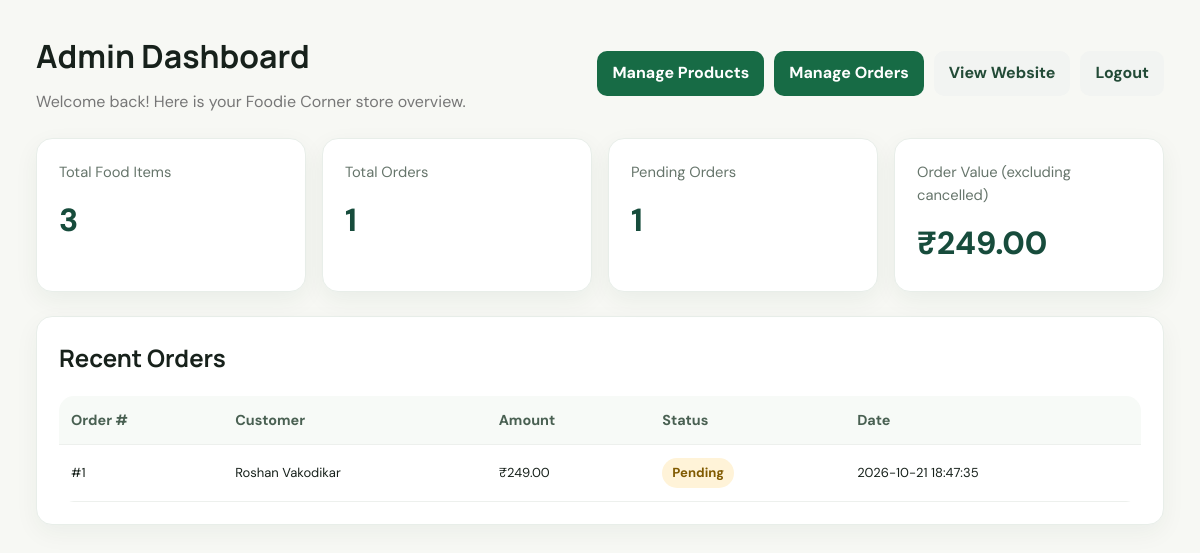
The page /admin/dashboard.php (signed in) on the database its author committed.
### tables this page shows
CREATE TABLE IF NOT EXISTS orders (
  id INT UNSIGNED NOT NULL AUTO_INCREMENT,
  customer_name VARCHAR(150) NOT NULL,
  phone VARCHAR(25) NOT NULL,
  address TEXT NOT NULL,
  total_amount DECIMAL(10,2) NOT NULL DEFAULT 0,
  status ENUM('Pending','Preparing','Out for Delivery','Delivered','Cancelled') NOT NULL DEFAULT 'Pending',
  created_at TIMESTAMP NOT NULL DEFAULT CURRENT_TIMESTAMP,
  PRIMARY KEY (id),
  KEY idx_orders_phone (phone),
  KEY idx_orders_created_at (created_at)
);

### admin/dashboard.php (the view, shortened to what this page needs)
<?php
require_once __DIR__ . '/../config.php';
$stats = [
    'products' => 0,
    'orders' => 0,
    'pending' => 0,
    'revenue' => 0.0,
];
$recentOrders = [];
try {
    $stats['products'] = (int)$pdo->query('SELECT COUNT(*) FROM products')->fetchColumn();
    $stats['orders'] = (int)$pdo->query('SELECT COUNT(*) FROM orders')->fetchColumn();
    $pendingStmt = $pdo->query("SELECT COUNT(*) FROM orders WHERE status = 'Pending'");
    $stats['pending'] = (int)$pendingStmt->fetchColumn();
    $revenueStmt = $pdo->query("SELECT COALESCE(SUM(total_amount), 0) FROM orders WHERE status <> 'Cancelled'");
    $stats['revenue'] = (float)$revenueStmt->fetchColumn();
    $recentOrders = $pdo->query(
        'SELECT id, customer_name, total_amount, status, created_at
         FROM orders ORDER BY id DESC LIMIT 5'
    )->fetchAll();
} catch (PDOException $e) {
    error_log('Admin dashboard loading failed: ' . $e->getMessage());
    $loadError = 'Dashboard data could not be loaded. Please check that the MySQL tables are available.';
}
function dashboardEscape($value) {
    return htmlspecialchars((string)$value, ENT_QUOTES, 'UTF-8');
}
?>
<!DOCTYPE html>
<html lang="en">
<head>
    <link rel="stylesheet" href="../style.css">
</head>
<body>
<div class="dashboard-wrap">
    <header class="dashboard-top">
        <div>
            <h1>Admin Dashboard</h1>
            <p>Welcome back! Here is your Foodie Corner store overview.</p>
        </div>
        <nav class="dashboard-actions" aria-label="Admin navigation">
            <a href="products.php">Manage Products</a>
            <a href="orders.php">Manage Orders</a>
            <a class="secondary" href="../index.php">View Website</a>
            <a class="secondary" href="logout.php">Logout</a>
        </nav>
    </header>
    <section class="dashboard-stats" aria-label="Store statistics">
        <article class="dashboard-stat">
            <p class="stat-label">Total Food Items</p>
            <p class="stat-value"><?= number_format($stats['products']) ?></p>
        </article>
        <article class="dashboard-stat">
            <p class="stat-label">Total Orders</p>
            <p class="stat-value"><?= number_format($stats['orders']) ?></p>
        </article>
        <article class="dashboard-stat">
            <p class="stat-label">Pending Orders</p>
            <p class="stat-value"><?= number_format($stats['pending']) ?></p>
        </article>
        <article class="dashboard-stat">
            <p class="stat-label">Order Value (excluding cancelled)</p>
            <p class="stat-value">₹<?= number_format($stats['revenue'], 2) ?></p>
        </article>
    </section>
    <section class="dashboard-panel">
        <h2>Recent Orders</h2>
        <?php if (!$recentOrders): ?>
            <p>No orders have been placed yet.</p>
        <?php else: ?>
            <table class="dashboard-table">
                <thead>
                    <tr>
                        <th>Order #</th>
                        <th>Customer</th>
                        <th>Amount</th>
                        <th>Status</th>
                        <th>Date</th>
                    </tr>
                </thead>
                <tbody>
                <?php foreach ($recentOrders as $order): ?>
                    <tr>
                        <td>#<?= (int)$order['id'] ?></td>
                        <td><?= dashboardEscape($order['customer_name']) ?></td>
                        <td>₹<?= number_format((float)$order['total_amount'], 2) ?></td>
                        <td><span class="status-pill"><?= dashboardEscape($order['status']) ?></span></td>
                        <td><?= dashboardEscape($order['created_at']) ?></td>
                    </tr>
                <?php endforeach; ?>
                </tbody>
            </table>
        <?php endif; ?>
    </section>
</div>
</body>
</html>

### style.css (style rules this page uses)
:root { --ink:#17211b;--muted:#69756d;--paper:#f7f8f4;--white:#fff;--green:#1f6b45;--green2:#174c34;--lime:#d8f36a;--line:#e6eae3;--soft:#edf4e9;--shadow:0 18px 50px rgba(22,45,30,.09);--radius:22px }
* { box-sizing:border-box }
html { scroll-behavior:smooth;scroll-padding-top:100px }
body { margin:0;background:var(--paper);color:var(--ink);font-family:'DM Sans',Arial,sans-serif;line-height:1.55 }
a { color:var(--green);text-decoration:none }
button,a { transition:transform .18s ease,background .18s ease,box-shadow .18s ease }
h1,h2,h3 { font-family:Manrope,'DM Sans',sans-serif }
table { width:100%;border-collapse:collapse;background:white;border-radius:15px;overflow:hidden }
th,td { text-align:left;padding:14px;border-bottom:1px solid var(--line) }
th { background:var(--soft);font-size:12px;color:var(--green) }
td { font-size:13px }

### admin/dashboard.php (style rules this page uses)
.dashboard-wrap { width:min(1180px,94%);margin:32px auto 60px }
.dashboard-top { display:flex;justify-content:space-between;align-items:center;gap:16px;flex-wrap:wrap;margin-bottom:24px }
.dashboard-top h1 { margin:0 0 8px }
.dashboard-top p { margin:0;color:#777 }
.dashboard-actions { display:flex;gap:10px;flex-wrap:wrap }
.dashboard-actions a,.dashboard-link { display:inline-block;padding:10px 15px;border-radius:10px;text-decoration:none;font-weight:700 }
.dashboard-actions a { background:#176b45;color:#fff }
.dashboard-actions a.secondary { background:#f2f4f2;color:#234b37 }
.dashboard-stats { display:grid;grid-template-columns:repeat(4,minmax(0,1fr));gap:16px;margin:24px 0 }
.dashboard-stat { background:#fff;border:1px solid #e8eee9;border-radius:16px;padding:22px;box-shadow:0 8px 24px rgba(20,60,40,.06) }
.dashboard-stat .stat-label { color:#66756b;font-size:.92rem;margin:0 0 12px }
.dashboard-stat .stat-value { font-size:clamp(1.5rem,3vw,2rem);font-weight:800;color:#174c3c;margin:0 }
.dashboard-panel { background:#fff;border:1px solid #e8eee9;border-radius:16px;padding:22px;box-shadow:0 8px 24px rgba(20,60,40,.05);overflow-x:auto }
.dashboard-panel h2 { margin-top:0 }
.dashboard-table { width:100%;border-collapse:collapse;min-width:620px }
.dashboard-table th,.dashboard-table td { text-align:left;padding:13px 12px;border-bottom:1px solid #edf0ed }
.dashboard-table th { color:#496052;background:#f7faf7;font-size:.9rem }
.status-pill { display:inline-block;padding:5px 10px;border-radius:20px;background:#fff3d8;color:#805a00;font-size:.82rem;font-weight:700 }

### rows shown on the page
orders: id "1", customer_name "Roshan Vakodikar", total_amount "249.00", status "Pending", created_at "2026-10-21 18:47:35"

### other values the page prints
$stats['products'] "3"
$stats['orders'] "1"
$stats['pending'] "1"
$stats['revenue'] "249.00"
